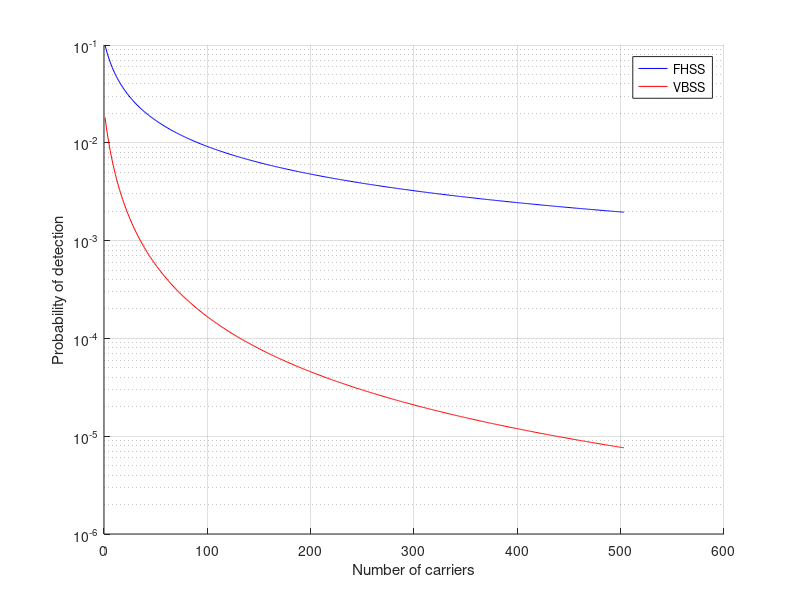
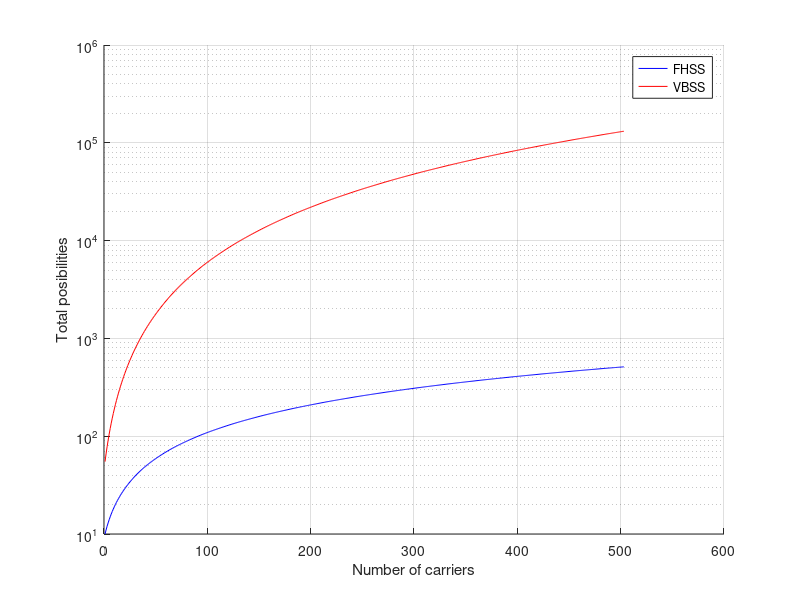

Reproduce these figures in MATLAB, in order.
clear 
clc
close all

%% 
for n=10:512
    FHP(n-9)=1/n;
    VB_SU(n-9)=2/(n*(n+1));
end 

figure
hold on 
semilogy(FHP,'-b')
semilogy(VB_SU,'-r')
legend('FHSS','VBSS')
xlabel('Number of carriers')
ylabel('Probability of detection')
grid on

figure
hold on 
semilogy(1./FHP,'-b')
semilogy(1./VB_SU,'-r')
legend('FHSS','VBSS')
xlabel('Number of carriers')
ylabel('Total posibilities')
grid on
